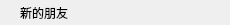
<?xml version="1.0" encoding="UTF-8"?>
<ui version="4.0">
 <class>GroupTipItem</class>
 <widget class="QWidget" name="GroupTipItem">
  <property name="geometry">
   <rect>
    <x>0</x>
    <y>0</y>
    <width>230</width>
    <height>25</height>
   </rect>
  </property>
  <property name="minimumSize">
   <size>
    <width>230</width>
    <height>25</height>
   </size>
  </property>
  <property name="maximumSize">
   <size>
    <width>230</width>
    <height>25</height>
   </size>
  </property>
  <property name="windowTitle">
   <string>Form</string>
  </property>
  <layout class="QVBoxLayout" name="verticalLayout">
   <property name="spacing">
    <number>0</number>
   </property>
   <property name="leftMargin">
    <number>20</number>
   </property>
   <property name="topMargin">
    <number>0</number>
   </property>
   <property name="rightMargin">
    <number>0</number>
   </property>
   <property name="bottomMargin">
    <number>0</number>
   </property>
   <item>
    <widget class="QLabel" name="label">
     <property name="text">
      <string>新的朋友</string>
     </property>
    </widget>
   </item>
  </layout>
 </widget>
 <resources/>
 <connections/>
</ui>
